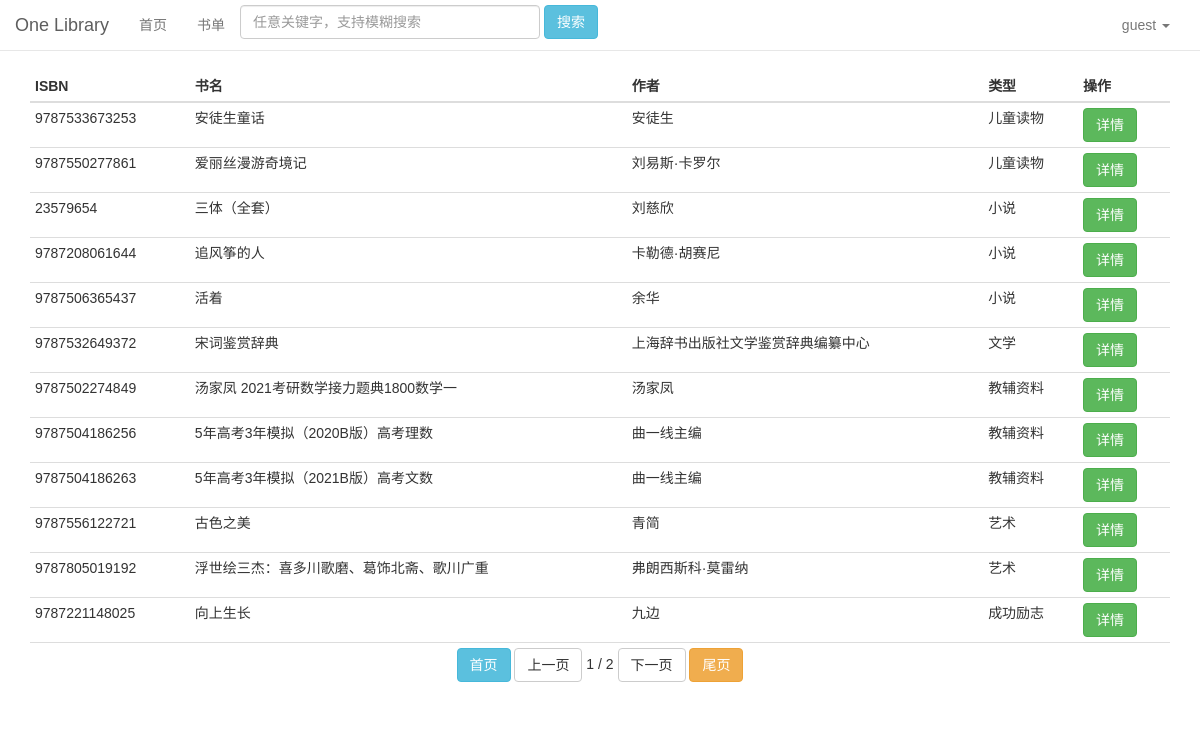
/home/bookList.php?page=1, run on the app's committed database.
### tables this page shows
CREATE TABLE `book` (
  `ISBN` varchar(20) NOT NULL,
  `name` varchar(60) DEFAULT NULL,
  `author` varchar(50) DEFAULT NULL,
  `type_id` int(11) DEFAULT NULL,
  `press` varchar(50) DEFAULT NULL,
  `publication_date` date DEFAULT NULL,
  `brief` mediumtext,
  PRIMARY KEY (`ISBN`),
  KEY `book_type_id_fk` (`type_id`),
  CONSTRAINT `book_type_id_fk` FOREIGN KEY (`type_id`) REFERENCES `type` (`id`)
);

CREATE TABLE `type` (
  `id` int(11) NOT NULL AUTO_INCREMENT,
  `name` varchar(50) DEFAULT NULL,
  PRIMARY KEY (`id`)
);

### home/bookList.php (the view, shortened to what this page needs)
<?php
    require_once '../db/dbUtils.php';
    $size = 12;
    $crtPage = $_GET['page'];
    $start = $size * ($crtPage - 1);
    if (!isset($_GET['keyword'])) {
        $param = '';
        if ($res = $manager->query('select count(*) as c from book')) {
            $bookCnt = $res->fetch_assoc()['c'];
        }
        if ($stmt = $manager->prepare(
            'select ISBN, book.name as book_name, author, type.name as type_name, press
                    from book,type
                    where type_id = id order by type_id limit ?, ?')) {
            $stmt->bind_param('ss', $start, $size);
            if ($stmt->execute()) {
                $res = $stmt->get_result();
                $books = $res->fetch_all(MYSQLI_ASSOC);
            }
        }
    }
    $pageNum = ceil($bookCnt / $size);
?>
<!doctype html>
<html lang = "zh">
    <head>
        <link rel = "stylesheet" href = "../asset/lib/bootstrap-3.3.7-dist/css/bootstrap.css">
        <link rel = "stylesheet" href = "../asset/style/page.css">
        <link rel = "stylesheet" href = "../asset/style/navigator.css">
        <link rel = "stylesheet" href = "../asset/style/table.css">
    </head>
    <body>
        <?php include 'component/navigator.php'; ?>
        <div class = "container">
            <table class = "table table-hover table-condensed"
                   style = "border-radius: 4px;background: rgba(255,255,255,0.75)">
                <thead>
                <tr>
                    <th>ISBN</th>
                    <th>书名</th>
                    <th>作者</th>
                    <th>类型</th>
                    <th>操作</th>
                </tr>
                </thead>
                <tbody>
                <?php if (isset($books) && count($books) > 0) {
                    foreach ($books as $book) {
                        echo <<<BOOK
                <tr>
                    <td>${book['ISBN']}</td>
                    <td>${book['book_name']}</td>
                    <td>${book['author']}</td>
                    <td>${book['type_name']}</td>
                    <td>
                        <a href="details.php?ISBN=${book['ISBN']}"><button class="btn btn-success">详情</button></a>
                    </td>
                </tr>
BOOK;
                    }
                    ?>
                    <tr>
                        <td colspan = "5" class = "text-center">
                            <a href = "<?= $crtPage == 1 ? '#' : 'bookList.php?page=1' . $param ?>">
                                <button class = "btn btn-info">首页</button>
                            </a>
                            <a href = "<?= $crtPage == 1 ? '#' : 'bookList.php?page=' . ($crtPage - 1) . $param ?>">
                                <button class = "btn btn-default">上一页</button>
                            </a>
                            <?= $crtPage ?> / <?= $pageNum ?>
                            <a href = "<?= $crtPage == $pageNum ? '#' : 'bookList.php?page=' . ($crtPage + 1) . $param ?>">
                                <button class = "btn btn-default">下一页</button>
                            </a>
                            <a href = "<?= $crtPage == $pageNum ? '#' : 'bookList.php?page=' . $pageNum . $param ?>">
                                <button class = "btn btn-warning">尾页</button>
                            </a>
                        </td>
                    </tr>
                <?php } else { ?>
                    <td colspan = "5" style = "text-align: center">Empty set.</td>
                <?php } ?>
                </tbody>
            </table>
        </div>
    </body>
</html>

### home/component/navigator.php (shortened to what this page needs)
<nav class = "navbar navbar-default navbar-static-top" style = "background: rgba(255,255,255,0.7);">
    <div class = "container-fluid">
        <div class = "navbar-header nav-title">
            <a class = "navbar-brand nav-title">
                One Library
            </a>
        </div>
        <div>
            <ul class = "nav navbar-nav">
                <li><a href = "index.php">首页</a></li>
                <li><a href = "bookList.php?page=1">书单</a></li>
            </ul>
        </div>
        <div>
            <ul class = "nav navbar-nav">
                <li>
                    <div class = "form-inline" style = "margin: 5px auto">
                        <form action = "bookList.php" method = "get">
                            <input id = "keyword" type = "text" name = "keyword" style = "width: 300px"
                                   placeholder = "任意关键字，支持模糊搜索" class = "form-control">
                            <input type = "submit" id = "search" class = "btn btn-info" value = "搜索">
                        </form>
                    </div>
                </li>
            </ul>
        </div>
        <div class = "pull-right">
            <ul class = "nav navbar-nav">
                <li class = "dropdown">
                    <a href = "#" class = "dropdown-toggle" data-toggle = "dropdown">
                        <?= isset($_SESSION['username']) ? $_SESSION['username'] : 'guest' ?>
                        <b class = "caret"></b>
                    </a>
                </li>
            </ul>
        </div>
    </div>
</nav>

### asset/style/page.css (style rules this page uses)
* { font-family: sans-serif; }
body { background: url("../img/background/background_002.png") no-repeat fixed center 0; background-size: cover; }
.nav-title { font-family: 最右体, sans-serif; }

### asset/style/table.css (style rules this page uses)
tr { transition: all .2s linear; }

### data on the page
book: ISBN "9787533673253", book_name "安徒生童话", author "安徒生", type_name "儿童读物"
book: ISBN "9787550277861", book_name "爱丽丝漫游奇境记", author "刘易斯·卡罗尔", type_name "儿童读物"
book: ISBN "23579654", book_name "三体（全套）", author "刘慈欣", type_name "小说"
book: ISBN "9787208061644", book_name "追风筝的人", author "卡勒德·胡赛尼", type_name "小说"
book: ISBN "9787506365437", book_name "活着", author "余华", type_name "小说"
book: ISBN "9787532649372", book_name "宋词鉴赏辞典", author "上海辞书出版社文学鉴赏辞典编纂中心", type_name "文学"
book: ISBN "9787502274849", book_name "汤家凤 2021考研数学接力题典1800数学一", author "汤家凤", type_name "教辅资料"
book: ISBN "9787504186256", book_name "5年高考3年模拟（2020B版）高考理数", author "曲一线主编", type_name "教辅资料"
book: ISBN "9787504186263", book_name "5年高考3年模拟（2021B版）高考文数", author "曲一线主编", type_name "教辅资料"
book: ISBN "9787556122721", book_name "古色之美", author "青简", type_name "艺术"
book: ISBN "9787805019192", book_name "浮世绘三杰：喜多川歌磨、葛饰北斋、歌川广重", author "弗朗西斯科·莫雷纳", type_name "艺术"
book: ISBN "9787221148025", book_name "向上生长", author "九边", type_name "成功励志"

### other printed values
$crtPage "1"
$pageNum "2"
